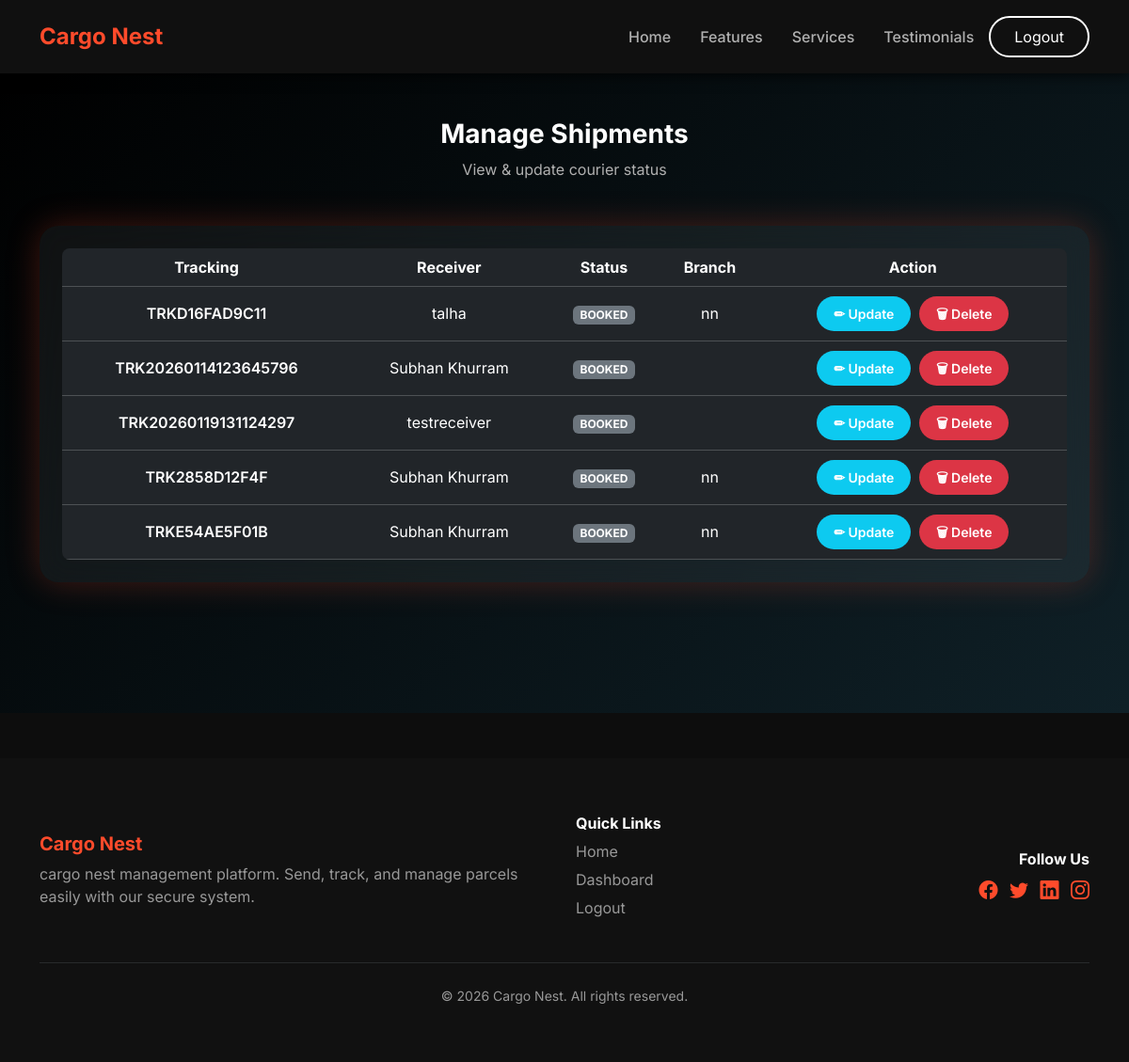
The app's page /admin/manage_courier.php (signed in) with its own data.
### tables this page shows
CREATE TABLE `couriers` (
  `courier_id` int(11) NOT NULL,
  `tracking_number` varchar(50) NOT NULL,
  `sender_id` int(11) DEFAULT NULL,
  `receiver_name` varchar(100) DEFAULT NULL,
  `receiver_phone` varchar(15) DEFAULT NULL,
  `receiver_address` text DEFAULT NULL,
  `courier_type` varchar(50) DEFAULT NULL,
  `courier_company` varchar(50) DEFAULT NULL,
  `booking_date` date DEFAULT NULL,
  `expected_delivery` date DEFAULT NULL,
  `status` enum('BOOKED','IN_TRANSIT','DELIVERED') DEFAULT 'BOOKED',
  `created_by` int(11) DEFAULT NULL,
  `branch` varchar(50) DEFAULT NULL
);

### admin/manage_courier.php (the view, shortened to what this page needs)
<?php
include "../config/db.php";
include "../includes/header.php";
?>
<section class="auth-section py-5" style="min-height:85vh;">
<div class="container">
    <div class="text-center mb-5">
        <h3 class="fw-bold text-white">Manage Shipments</h3>
        <p class="text-gray mb-0">View & update courier status</p>
    </div>
    <div class="glass p-4">
        <div class="table-responsive">
            <table class="table table-dark table-hover align-middle mb-0 rounded-3 overflow-hidden">
                <thead>
                    <tr class="text-center text-accent">
                        <th>Tracking</th>
                        <th>Receiver</th>
                        <th>Status</th>
                        <th>Branch</th>
                        <th>Action</th>
                    </tr>
                </thead>
                <tbody>
                <?php
                $res = mysqli_query($conn,"SELECT * FROM couriers");
                while ($row = mysqli_fetch_assoc($res)) {
                ?>
                    <tr class="text-center">
                        <td class="fw-semibold text-white">
                            <?= $row['tracking_number'] ?>
                        </td>
                        <td><?= $row['receiver_name'] ?></td>
                        <td>
                            <span class="badge
                                <?= $row['status']=='DELIVERED' ? 'bg-success' :
                                   ($row['status']=='IN_TRANSIT' ? 'bg-warning text-dark' : 'bg-secondary') ?>">
                                <?= $row['status'] ?>
                            </span>
                        </td>
                        <td><?= $row['branch'] ?></td>
                        <td>
                            <a class="neo-btn info small"
                               href="update_courier.php?id=<?= $row['courier_id'] ?>">
                                ✏ Update
                            </a>
                            <a class="neo-btn danger small"
                               onclick="return confirm('Delete shipment?')"
                               href="../actions/courier_action.php?delete=<?= $row['courier_id'] ?>">
                                🗑 Delete
                            </a>
                        </td>
                    </tr>
                <?php } ?>
                </tbody>
            </table>
        </div>
    </div>
</div>
</section>
<?php include "../includes/footer.php"; ?>

### includes/header.php (style rules this page uses)
body { font-family: 'Inter', sans-serif; background-color: #0d0d0d; color: #fff; margin: 0; }

### includes/footer.php (style rules this page uses)
.text-accent { color: #ff4b2b !important; }

### admin/manage_courier.php (style rules this page uses)
.auth-section { background:linear-gradient(135deg,#000000,#0f2027); }
.text-gray { color:#b0b0b0 }
.text-accent { color:#ff4b2b }
.glass { background:rgba(255,255,255,.06); backdrop-filter:blur(15px); border-radius:20px; box-shadow:0 0 35px rgba(255,75,43,.25); }
.neo-btn { padding:8px 18px; border-radius:30px; color:#fff; text-decoration:none; font-weight:600; transition:.3s; display:inline-block; margin:2px; }
.neo-btn.info { background:#0dcaf0 }
.neo-btn.danger { background:#dc3545 }
.neo-btn.small { font-size:14px }

### records on screen
couriers: tracking_number "TRKD16FAD9C11", receiver_name "talha", status "BOOKED", branch "nn"
couriers: tracking_number "TRK20260114123645796", receiver_name "Subhan Khurram", status "BOOKED"
couriers: tracking_number "TRK20260119131124297", receiver_name "testreceiver", status "BOOKED"
couriers: tracking_number "TRK2858D12F4F", receiver_name "Subhan Khurram", status "BOOKED", branch "nn"
couriers: tracking_number "TRKE54AE5F01B", receiver_name "Subhan Khurram", status "BOOKED", branch "nn"
